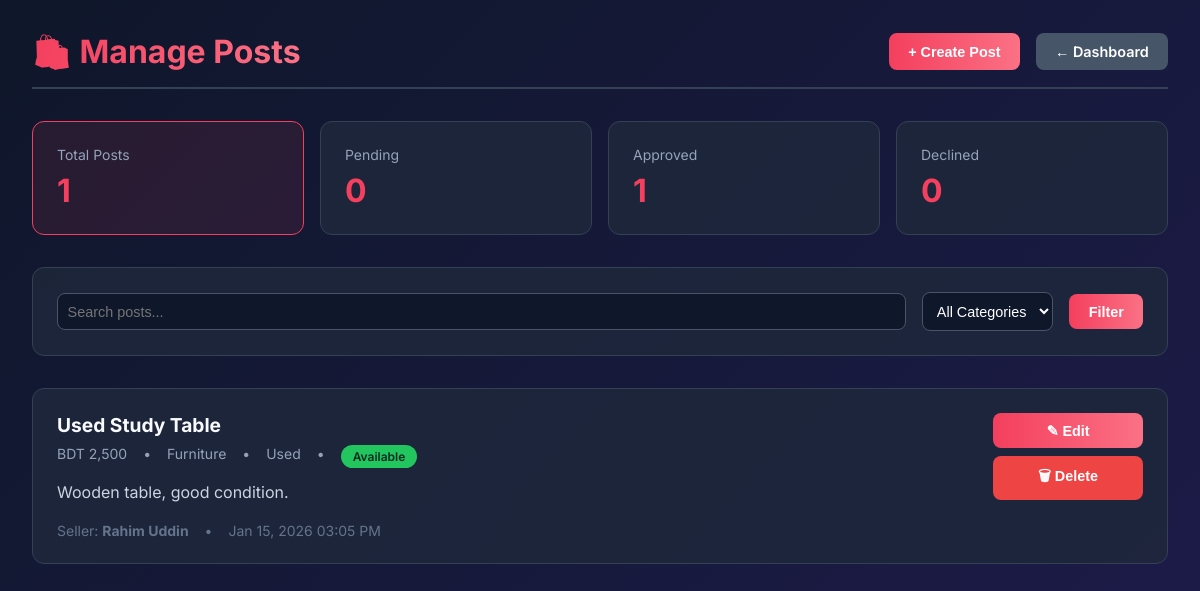
Page /admin_manage_posts.php (signed in) on the earlier database version.
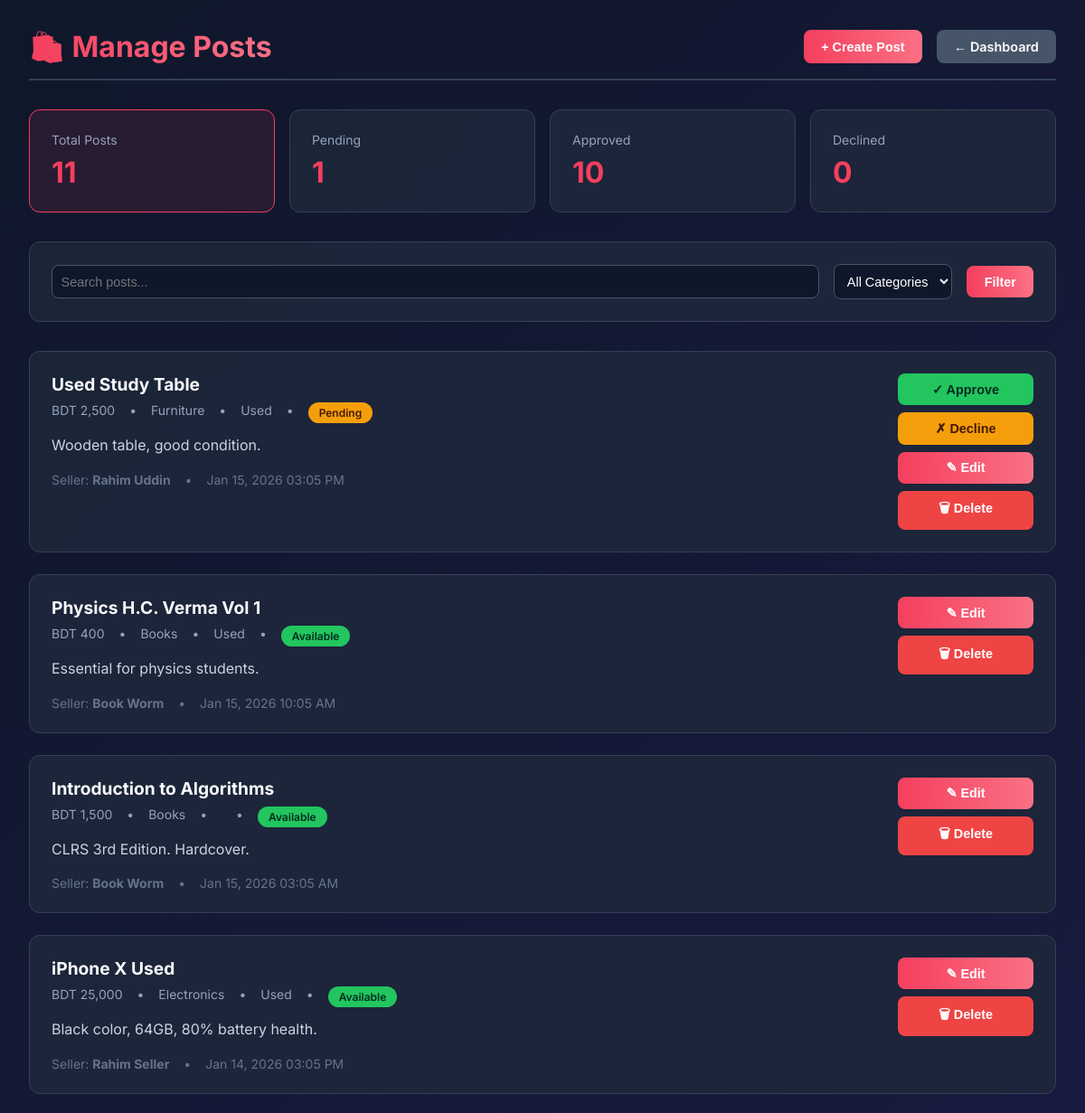
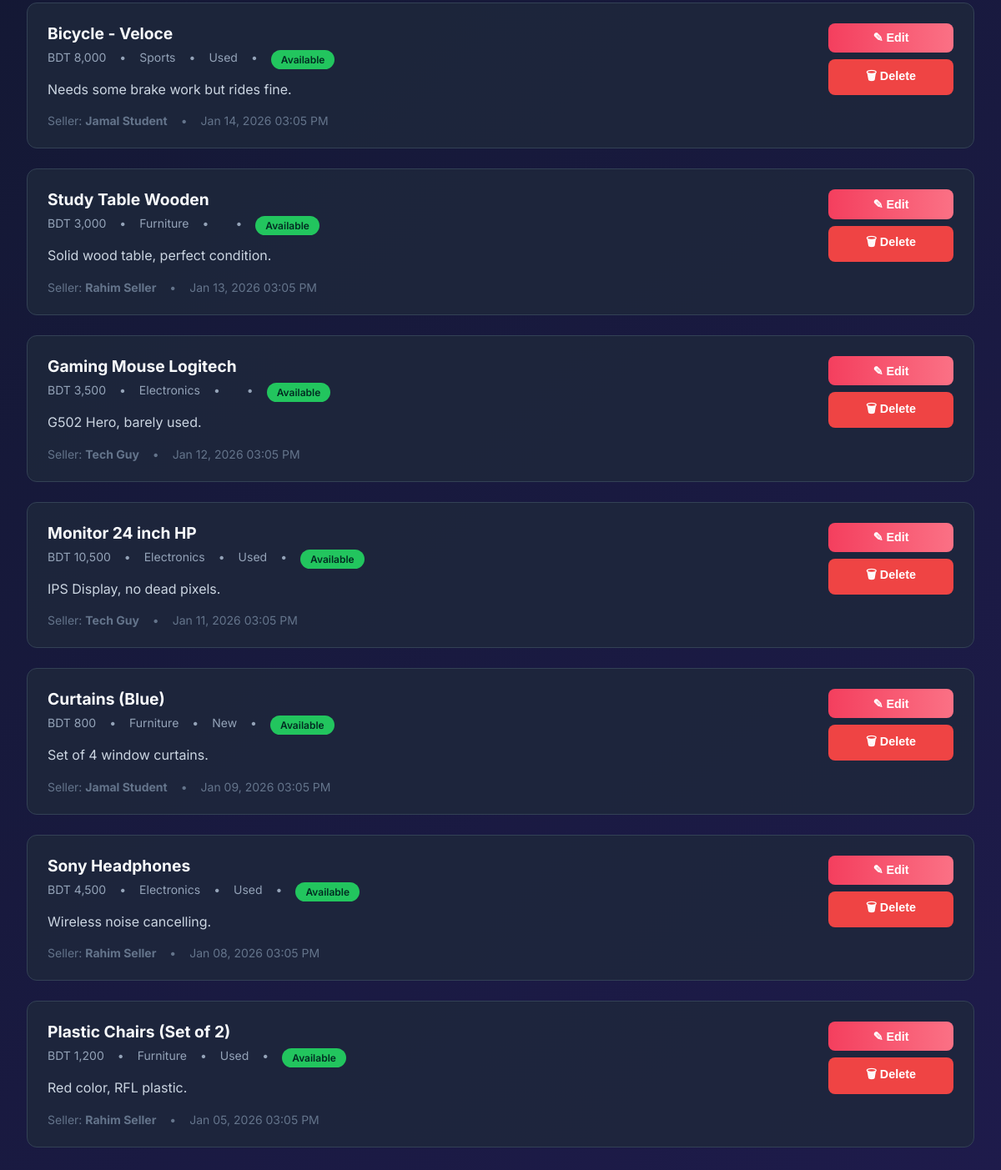
Same page on the later database version (2 pictures, top to bottom).
### tables this page shows
CREATE TABLE IF NOT EXISTS MARKETITEM (
  ItemID      INT AUTO_INCREMENT PRIMARY KEY,
  SellerID    INT NOT NULL,
  Title       VARCHAR(150) NOT NULL,
  Description TEXT NOT NULL,
  Category    ENUM('Electronics','Furniture','Books','Clothing','Sports','Others') NOT NULL,
  Price       DECIMAL(10,2) NOT NULL,
  `Condition` ENUM('New','LikeNew','Used','VeryUsed') NOT NULL,
  Status      ENUM('Available','Reserved','Sold','Inactive','Pending','Declined') NOT NULL DEFAULT 'Pending',
  CreatedAt   DATETIME NOT NULL DEFAULT CURRENT_TIMESTAMP,
  CONSTRAINT fk_market_seller FOREIGN KEY (SellerID)
    REFERENCES USER(UserID) ON DELETE CASCADE ON UPDATE CASCADE,
  INDEX idx_market_seller (SellerID),
  INDEX idx_market_cat_status (Category, Status)
);

CREATE TABLE IF NOT EXISTS USER (
  UserID       INT AUTO_INCREMENT PRIMARY KEY,
  FullName     VARCHAR(100) NOT NULL,
  Email        VARCHAR(100) NOT NULL UNIQUE,
  Phone        VARCHAR(20)  NOT NULL,
  PasswordHash VARCHAR(255) NOT NULL,
  Role         ENUM('Student','Owner','ServiceProvider','Admin') NOT NULL DEFAULT 'Student',
  AgeGroup     ENUM('18-21','22-25','26-30','Over30') NOT NULL,
  LivingStatus ENUM('Alone','Roommates','Family','Hostel') NOT NULL,
  Bio          TEXT NULL,
  Country      VARCHAR(100) NULL,
  CreatedAt    DATETIME NOT NULL DEFAULT CURRENT_TIMESTAMP,
  Status       ENUM('Active','Blocked','Suspended') NOT NULL DEFAULT 'Active'
);

### admin_manage_posts.php (the view, shortened to what this page needs)
<?php
include 'config.php';
$statusFilter = isset($_GET['status']) ? $_GET['status'] : 'all';
$searchQuery = isset($_GET['search']) ? trim($_GET['search']) : '';
$where = "WHERE 1=1";
$sql = "SELECT m.*, u.FullName, u.Email
        FROM MARKETITEM m
        JOIN USER u ON m.SellerID = u.UserID
        $where
        ORDER BY m.CreatedAt DESC";
$stmt = $conn->prepare($sql);
$stmt->execute();
$result = $stmt->get_result();
$posts = $result->fetch_all(MYSQLI_ASSOC);
$counts = [
    'all' => 0,
    'Pending' => 0,
    'Available' => 0,
    'Declined' => 0
];
$countResult = $conn->query("SELECT Status, COUNT(*) as count FROM MARKETITEM GROUP BY Status");
while ($row = $countResult->fetch_assoc()) {
    $counts[$row['Status']] = $row['count'];
    $counts['all'] += $row['count'];
}
?>
<!DOCTYPE html>
<html lang="en">
<head>
</head>
<body>
    <div class="container">
        <div class="header">
            <h1>🛍️ Manage Posts</h1>
            <div style="display: flex; gap: 1rem;">
                <button class="btn btn-primary" onclick="openCreateModal()">+ Create Post</button>
                <a href="index.php" class="btn btn-secondary">← Dashboard</a>
            </div>
        </div>
        <div class="stats">
            <a href="?status=all" class="stat-card <?php echo $statusFilter === 'all' ? 'active' : ''; ?>"
                style="text-decoration: none;">
                <div class="stat-label">Total Posts</div>
                <div class="stat-value">
                    <?php echo $counts['all']; ?>
                </div>
            </a>
            <a href="?status=Pending" class="stat-card <?php echo $statusFilter === 'Pending' ? 'active' : ''; ?>"
                style="text-decoration: none;">
                <div class="stat-label">Pending</div>
                <div class="stat-value">
                    <?php echo $counts['Pending']; ?>
                </div>
            </a>
            <a href="?status=Available" class="stat-card <?php echo $statusFilter === 'Available' ? 'active' : ''; ?>"
                style="text-decoration: none;">
                <div class="stat-label">Approved</div>
                <div class="stat-value">
                    <?php echo $counts['Available']; ?>
                </div>
            </a>
            <a href="?status=Declined" class="stat-card <?php echo $statusFilter === 'Declined' ? 'active' : ''; ?>"
                style="text-decoration: none;">
                <div class="stat-label">Declined</div>
                <div class="stat-value">
                    <?php echo $counts['Declined']; ?>
                </div>
            </a>
        </div>
        <form class="filters" method="GET">
            <input type="text" name="search" placeholder="Search posts..."
                value="<?php echo htmlspecialchars($searchQuery); ?>">
            <select name="category">
                <option value="all">All Categories</option>
            </select>
            <button type="submit" class="btn btn-primary">Filter</button>
        </form>
        <div class="posts-grid">
            <?php if (empty($posts)): ?>
                <div class="empty-state">
                    <h3>No posts found</h3>
                    <p>Try adjusting your filters or create a new post.</p>
                </div>
            <?php else: ?>
                <?php foreach ($posts as $post): ?>
                    <div class="post-card">
                        <div class="post-info">
                            <h3>
                                <?php echo htmlspecialchars($post['Title']); ?>
                            </h3>
                            <div class="post-meta">
                                <span>BDT
                                    <?php echo number_format($post['Price']); ?>
                                </span>
                                <span>•</span>
                                <span>
                                    <?php echo $post['Category']; ?>
                                </span>
                                <span>•</span>
                                <span>
                                    <?php echo $post['Condition']; ?>
                                </span>
                                <span>•</span>
                                <span class="badge badge-<?php echo strtolower($post['Status']); ?>">
                                    <?php echo $post['Status']; ?>
                                </span>
                            </div>
                            <div class="post-desc">
                                <?php echo nl2br(htmlspecialchars($post['Description'])); ?>
                            </div>
                            <div class="post-footer">
                                <span>Seller: <strong>
                                        <?php echo htmlspecialchars($post['FullName']); ?>
                                    </strong></span>
                                <span>•</span>
                                <span>
                                    <?php echo date('M d, Y h:i A', strtotime($post['CreatedAt'])); ?>
                                </span>
                            </div>
                        </div>
                        <div class="post-actions">
                            <?php if ($post['Status'] === 'Pending'): ?>
                                <form method="POST" style="margin: 0;">
                                    <button type="submit" name="approve_post" class="btn btn-success" style="width: 100%;">✓
                                        Approve</button>
                                </form>
                                <form method="POST" style="margin: 0;">
                                    <button type="submit" name="decline_post" class="btn btn-warning" style="width: 100%;">✗
                                        Decline</button>
                                </form>
                            <?php endif; ?>
                            <button class="btn btn-primary" style="width: 100%;"
                                onclick='openEditModal(<?php echo json_encode($post); ?>)'>✎ Edit</button>
                            <form method="POST" style="margin: 0;" onsubmit="return confirm('Delete this post?');">
                                <button type="submit" name="delete_post" class="btn btn-danger" style="width: 100%;">🗑
                                    Delete</button>
                            </form>
                        </div>
                    </div>
                <?php endforeach; ?>
            <?php endif; ?>
        </div>
    </div>
</body>
</html>

### admin_manage_posts.php (style rules this page uses)
* { margin: 0; padding: 0; box-sizing: border-box; }
body { font-family: 'Inter', sans-serif; background: linear-gradient(135deg, #0f172a 0%, #1e1b4b 100%); color: #e5e7eb; min-height: 100vh; }
.container { max-width: 1400px; margin: 0 auto; padding: 2rem; }
.header { display: flex; justify-content: space-between; align-items: center; margin-bottom: 2rem; padding-bottom: 1rem; border-bottom: 2px solid #334155; }
h1 { font-size: 2rem; background: linear-gradient(90deg, #f43f5e, #fb7185); -webkit-background-clip: text; -webkit-text-fill-color: transparent; }
.btn { padding: 0.6rem 1.2rem; border-radius: 8px; text-decoration: none; font-weight: 600; border: none; cursor: pointer; transition: all 0.2s; font-size: 0.9rem; }
.btn-primary { background: linear-gradient(90deg, #f43f5e, #fb7185); color: white; }
.btn-success { background: #22c55e; color: #022c22; }
.btn-warning { background: #f59e0b; color: #451a03; }
.btn-danger { background: #ef4444; color: white; }
.btn-secondary { background: #475569; color: white; }
.stats { display: grid; grid-template-columns: repeat(auto-fit, minmax(200px, 1fr)); gap: 1rem; margin-bottom: 2rem; }
.stat-card { background: rgba(30, 41, 59, 0.8); border: 1px solid #334155; border-radius: 12px; padding: 1.5rem; cursor: pointer; transition: all 0.2s; }
.stat-card.active { border-color: #f43f5e; background: rgba(244, 63, 94, 0.1); }
.stat-label { font-size: 0.875rem; color: #94a3b8; margin-bottom: 0.5rem; }
.stat-value { font-size: 2rem; font-weight: 700; color: #f43f5e; }
.filters { background: rgba(30, 41, 59, 0.8); border: 1px solid #334155; border-radius: 12px; padding: 1.5rem; margin-bottom: 2rem; display: flex; gap: 1rem; flex-wrap: wrap; align-items: center; }
.filters input, .filters select { padding: 0.6rem; border-radius: 8px; border: 1px solid #475569; background: #0f172a; color: white; font-size: 0.9rem; }
.filters input { flex: 1; min-width: 250px; }
.posts-grid { display: grid; gap: 1.5rem; }
.post-card { background: rgba(30, 41, 59, 0.8); border: 1px solid #334155; border-radius: 12px; padding: 1.5rem; display: grid; grid-template-columns: 1fr auto; gap: 1.5rem; }
.post-info h3 { color: #f8fafc; margin-bottom: 0.5rem; font-size: 1.2rem; }
.post-meta { display: flex; gap: 1rem; margin-bottom: 0.75rem; font-size: 0.875rem; color: #94a3b8; }
.post-desc { color: #cbd5e1; line-height: 1.6; margin-bottom: 1rem; }
.post-footer { display: flex; gap: 1rem; align-items: center; font-size: 0.875rem; color: #64748b; }
.badge { padding: 0.25rem 0.75rem; border-radius: 999px; font-size: 0.75rem; font-weight: 600; }
.badge-pending { background: #f59e0b; color: #451a03; }
.badge-available { background: #22c55e; color: #022c22; }
.post-actions { display: flex; flex-direction: column; gap: 0.5rem; min-width: 150px; }

Differences in the rows shown:
changed marketitem "Used Study Table": Status "Available" → "Pending"; now shows "✓ Approve ✗ Decline"
added marketitem: Title "Physics H.C. Verma Vol 1", Price "400", Category "Books", Condition "Used", Status "Available", Description "Essential for physics students.", SellerID.FullName "Book Worm", CreatedAt "Jan 15, 2026 10:05 AM"
added marketitem: Title "Introduction to Algorithms", Price "1,500", Category "Books", Status "Available", Description "CLRS 3rd Edition. Hardcover.", SellerID.FullName "Book Worm", CreatedAt "Jan 15, 2026 03:05 AM"
added marketitem: Title "iPhone X Used", Price "25,000", Category "Electronics", Condition "Used", Status "Available", Description "Black color, 64GB, 80% battery health.", SellerID.FullName "Rahim Seller", CreatedAt "Jan 14, 2026 03:05 PM"
added marketitem: Title "Bicycle - Veloce", Price "8,000", Category "Sports", Condition "Used", Status "Available", Description "Needs some brake work but rides fine.", SellerID.FullName "Jamal Student", CreatedAt "Jan 14, 2026 03:05 PM"
added marketitem: Title "Study Table Wooden", Price "3,000", Category "Furniture", Status "Available", Description "Solid wood table, perfect condition.", SellerID.FullName "Rahim Seller", CreatedAt "Jan 13, 2026 03:05 PM"
added marketitem: Title "Gaming Mouse Logitech", Price "3,500", Category "Electronics", Status "Available", Description "G502 Hero, barely used.", SellerID.FullName "Tech Guy", CreatedAt "Jan 12, 2026 03:05 PM"
added marketitem: Title "Monitor 24 inch HP", Price "10,500", Category "Electronics", Condition "Used", Status "Available", Description "IPS Display, no dead pixels.", SellerID.FullName "Tech Guy", CreatedAt "Jan 11, 2026 03:05 PM"
added marketitem: Title "Curtains (Blue)", Price "800", Category "Furniture", Condition "New", Status "Available", Description "Set of 4 window curtains.", SellerID.FullName "Jamal Student", CreatedAt "Jan 09, 2026 03:05 PM"
added marketitem: Title "Sony Headphones", Price "4,500", Category "Electronics", Condition "Used", Status "Available", Description "Wireless noise cancelling.", SellerID.FullName "Rahim Seller", CreatedAt "Jan 08, 2026 03:05 PM"
added marketitem: Title "Plastic Chairs (Set of 2)", Price "1,200", Category "Furniture", Condition "Used", Status "Available", Description "Red color, RFL plastic.", SellerID.FullName "Rahim Seller", CreatedAt "Jan 05, 2026 03:05 PM"
Other differences:
$counts['all']: "1" → "11"
$counts['Pending']: "0" → "1"
$counts['Available']: "1" → "10"
